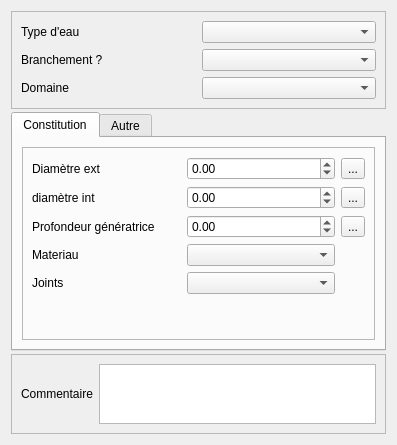
<?xml version="1.0" encoding="UTF-8"?>
<ui version="4.0">
 <class>Form_base3_wds</class>
 <widget class="QWidget" name="Form_base3_wds">
  <property name="geometry">
   <rect>
    <x>0</x>
    <y>0</y>
    <width>397</width>
    <height>445</height>
   </rect>
  </property>
  <property name="windowTitle">
   <string>Form</string>
  </property>
  <layout class="QVBoxLayout" name="verticalLayout" stretch="1,0,10,0">
   <property name="spacing">
    <number>3</number>
   </property>
   <item>
    <widget class="QFrame" name="frame_5">
     <property name="frameShape">
      <enum>QFrame::StyledPanel</enum>
     </property>
     <property name="frameShadow">
      <enum>QFrame::Raised</enum>
     </property>
     <layout class="QGridLayout" name="gridLayout_5">
      <item row="1" column="0">
       <widget class="QLabel" name="label_9">
        <property name="text">
         <string>Branchement ?</string>
        </property>
        <property name="wordWrap">
         <bool>true</bool>
        </property>
       </widget>
      </item>
      <item row="1" column="1">
       <widget class="QComboBox" name="comboBox_branchement"/>
      </item>
      <item row="2" column="1">
       <widget class="QComboBox" name="comboBox_domaine"/>
      </item>
      <item row="2" column="0">
       <widget class="QLabel" name="label">
        <property name="text">
         <string>Domaine</string>
        </property>
        <property name="wordWrap">
         <bool>true</bool>
        </property>
       </widget>
      </item>
      <item row="0" column="0">
       <widget class="QLabel" name="label_11">
        <property name="text">
         <string>Type d'eau</string>
        </property>
        <property name="wordWrap">
         <bool>true</bool>
        </property>
       </widget>
      </item>
      <item row="0" column="1">
       <widget class="QComboBox" name="comboBox_typeeau"/>
      </item>
     </layout>
    </widget>
   </item>
   <item>
    <widget class="QTabWidget" name="tabWidget">
     <property name="currentIndex">
      <number>0</number>
     </property>
     <widget class="QWidget" name="tab">
      <attribute name="title">
       <string>Constitution</string>
      </attribute>
      <layout class="QVBoxLayout" name="verticalLayout_2">
       <item>
        <widget class="QFrame" name="frame">
         <property name="frameShape">
          <enum>QFrame::StyledPanel</enum>
         </property>
         <property name="frameShadow">
          <enum>QFrame::Raised</enum>
         </property>
         <layout class="QGridLayout" name="gridLayout_2">
          <item row="0" column="2">
           <widget class="QToolButton" name="toolButton_diametre">
            <property name="text">
             <string>...</string>
            </property>
           </widget>
          </item>
          <item row="2" column="0">
           <widget class="QLabel" name="label_10">
            <property name="text">
             <string>Profondeur génératrice</string>
            </property>
            <property name="wordWrap">
             <bool>true</bool>
            </property>
           </widget>
          </item>
          <item row="0" column="0">
           <widget class="QLabel" name="label_2">
            <property name="text">
             <string>Diamètre ext</string>
            </property>
            <property name="wordWrap">
             <bool>true</bool>
            </property>
           </widget>
          </item>
          <item row="3" column="0">
           <widget class="QLabel" name="label_3">
            <property name="text">
             <string>Materiau</string>
            </property>
            <property name="wordWrap">
             <bool>true</bool>
            </property>
           </widget>
          </item>
          <item row="3" column="1">
           <widget class="QComboBox" name="comboBox_materiau"/>
          </item>
          <item row="5" column="1">
           <spacer name="verticalSpacer_2">
            <property name="orientation">
             <enum>Qt::Vertical</enum>
            </property>
            <property name="sizeHint" stdset="0">
             <size>
              <width>20</width>
              <height>40</height>
             </size>
            </property>
           </spacer>
          </item>
          <item row="0" column="1">
           <widget class="QDoubleSpinBox" name="doubleSpinBox_diametre">
            <property name="minimum">
             <double>-1.000000000000000</double>
            </property>
            <property name="maximum">
             <double>999999.000000000000000</double>
            </property>
           </widget>
          </item>
          <item row="2" column="1">
           <widget class="QDoubleSpinBox" name="doubleSpinBox_gene">
            <property name="minimum">
             <double>-1.000000000000000</double>
            </property>
            <property name="maximum">
             <double>999999.000000000000000</double>
            </property>
           </widget>
          </item>
          <item row="2" column="2">
           <widget class="QToolButton" name="toolButton_gene">
            <property name="text">
             <string>...</string>
            </property>
           </widget>
          </item>
          <item row="4" column="0">
           <widget class="QLabel" name="label_6">
            <property name="text">
             <string>Joints</string>
            </property>
            <property name="wordWrap">
             <bool>true</bool>
            </property>
           </widget>
          </item>
          <item row="4" column="1">
           <widget class="QComboBox" name="comboBox_joint"/>
          </item>
          <item row="1" column="0">
           <widget class="QLabel" name="label_8">
            <property name="text">
             <string>diamètre int</string>
            </property>
            <property name="wordWrap">
             <bool>true</bool>
            </property>
           </widget>
          </item>
          <item row="1" column="1">
           <widget class="QDoubleSpinBox" name="doubleSpinBox_diamint">
            <property name="minimum">
             <double>-1.000000000000000</double>
            </property>
            <property name="maximum">
             <double>999999.000000000000000</double>
            </property>
           </widget>
          </item>
          <item row="1" column="2">
           <widget class="QToolButton" name="toolButton_diamint">
            <property name="text">
             <string>...</string>
            </property>
           </widget>
          </item>
         </layout>
        </widget>
       </item>
      </layout>
     </widget>
     <widget class="QWidget" name="tab_2">
      <attribute name="title">
       <string>Autre</string>
      </attribute>
      <layout class="QGridLayout" name="gridLayout_3">
       <item row="3" column="0">
        <widget class="QLabel" name="label_4">
         <property name="text">
          <string>Protection cathodique</string>
         </property>
         <property name="wordWrap">
          <bool>true</bool>
         </property>
        </widget>
       </item>
       <item row="4" column="0">
        <widget class="QLabel" name="label_5">
         <property name="text">
          <string>Mode de circulation</string>
         </property>
         <property name="wordWrap">
          <bool>true</bool>
         </property>
        </widget>
       </item>
       <item row="7" column="1">
        <spacer name="verticalSpacer_3">
         <property name="orientation">
          <enum>Qt::Vertical</enum>
         </property>
         <property name="sizeHint" stdset="0">
          <size>
           <width>20</width>
           <height>40</height>
          </size>
         </property>
        </spacer>
       </item>
       <item row="5" column="0">
        <widget class="QLabel" name="label_7">
         <property name="text">
          <string>Fonction de la canalisation</string>
         </property>
         <property name="wordWrap">
          <bool>true</bool>
         </property>
        </widget>
       </item>
       <item row="2" column="1">
        <widget class="QSpinBox" name="spinBox_calorep">
         <property name="minimum">
          <number>-1</number>
         </property>
         <property name="maximum">
          <number>999999</number>
         </property>
        </widget>
       </item>
       <item row="1" column="0">
        <widget class="QLabel" name="label_13">
         <property name="text">
          <string>Calorifugeage - type</string>
         </property>
         <property name="wordWrap">
          <bool>true</bool>
         </property>
        </widget>
       </item>
       <item row="2" column="0">
        <widget class="QLabel" name="label_14">
         <property name="text">
          <string>Calorifugeage - epaisseur</string>
         </property>
         <property name="wordWrap">
          <bool>true</bool>
         </property>
        </widget>
       </item>
       <item row="0" column="0">
        <widget class="QLabel" name="label_12">
         <property name="text">
          <string>Colorifugeage</string>
         </property>
         <property name="wordWrap">
          <bool>true</bool>
         </property>
        </widget>
       </item>
       <item row="2" column="2">
        <widget class="QToolButton" name="toolButton_calorep">
         <property name="text">
          <string>...</string>
         </property>
        </widget>
       </item>
       <item row="0" column="1" colspan="2">
        <widget class="QComboBox" name="comboBox_calor"/>
       </item>
       <item row="1" column="1" colspan="2">
        <widget class="QComboBox" name="comboBox_calortype"/>
       </item>
       <item row="3" column="1" colspan="2">
        <widget class="QComboBox" name="comboBox_protectioncatho"/>
       </item>
       <item row="4" column="1" colspan="2">
        <widget class="QComboBox" name="comboBox_modecircu"/>
       </item>
       <item row="5" column="1" colspan="2">
        <widget class="QComboBox" name="comboBox_fonctioncan"/>
       </item>
      </layout>
     </widget>
    </widget>
   </item>
   <item>
    <spacer name="verticalSpacer">
     <property name="orientation">
      <enum>Qt::Vertical</enum>
     </property>
     <property name="sizeHint" stdset="0">
      <size>
       <width>20</width>
       <height>40</height>
      </size>
     </property>
    </spacer>
   </item>
   <item>
    <widget class="QFrame" name="frame_2">
     <property name="frameShape">
      <enum>QFrame::StyledPanel</enum>
     </property>
     <property name="frameShadow">
      <enum>QFrame::Raised</enum>
     </property>
     <layout class="QGridLayout" name="gridLayout">
      <item row="0" column="0">
       <widget class="QLabel" name="label_15">
        <property name="text">
         <string>Commentaire</string>
        </property>
        <property name="wordWrap">
         <bool>true</bool>
        </property>
       </widget>
      </item>
      <item row="0" column="1">
       <widget class="QTextBrowser" name="textBrowser_commentaire">
        <property name="maximumSize">
         <size>
          <width>16777215</width>
          <height>60</height>
         </size>
        </property>
        <property name="readOnly">
         <bool>false</bool>
        </property>
       </widget>
      </item>
     </layout>
    </widget>
   </item>
  </layout>
 </widget>
 <resources>
  <include location="../../resources.qrc"/>
 </resources>
 <connections/>
</ui>
